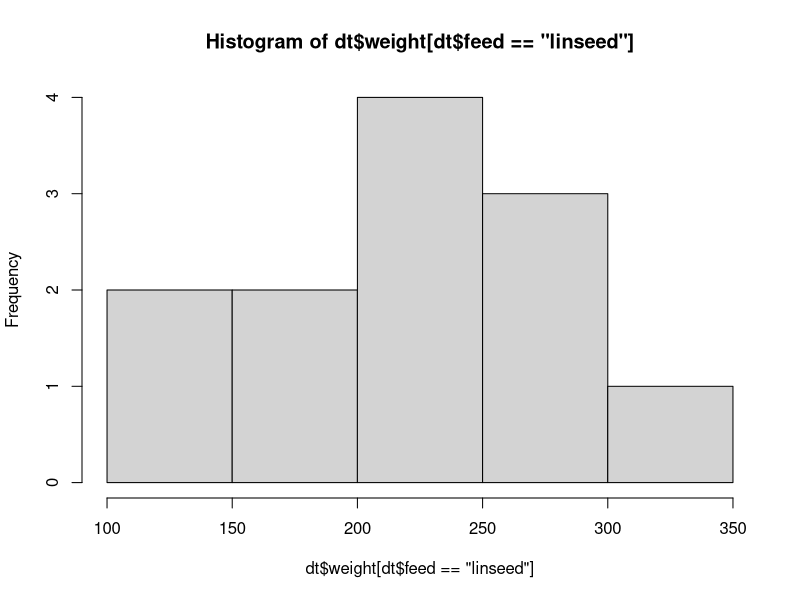
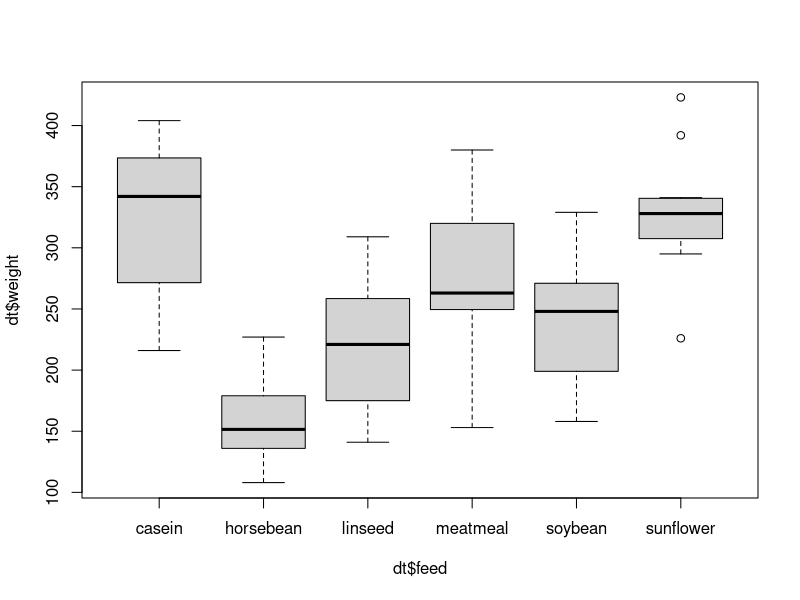
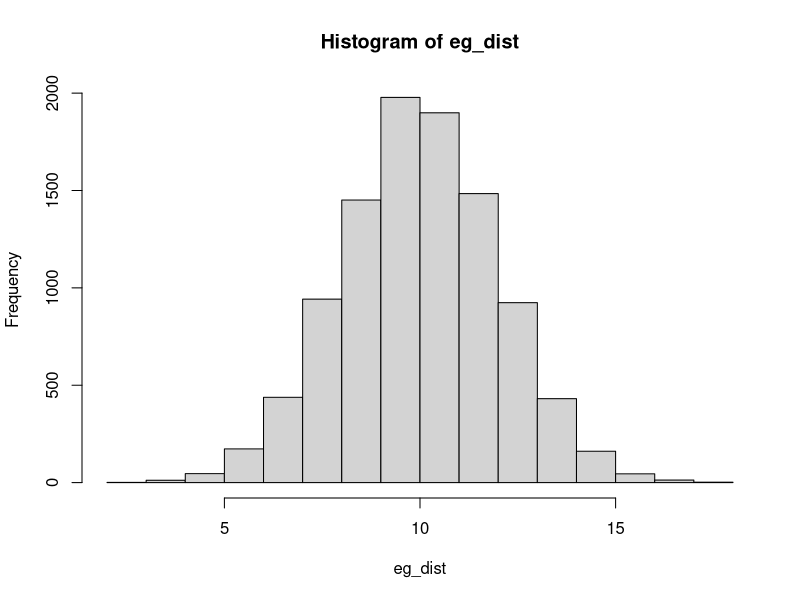
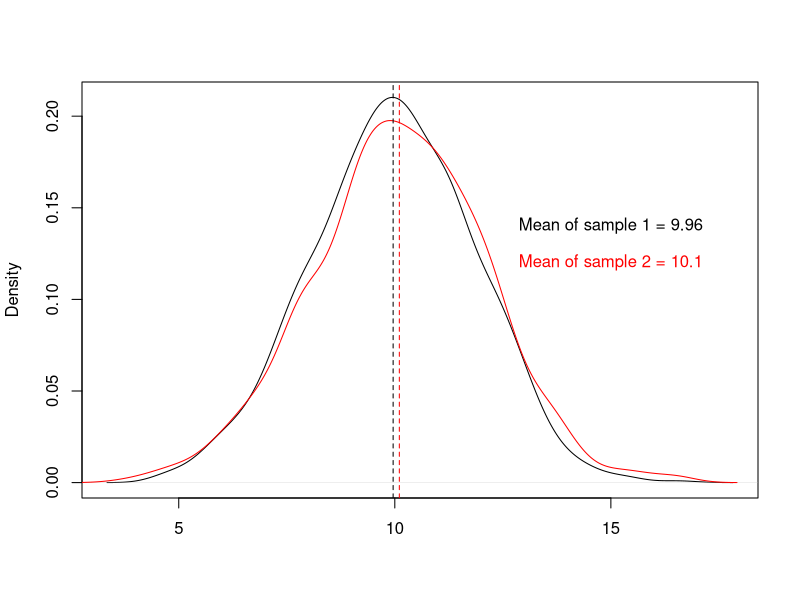
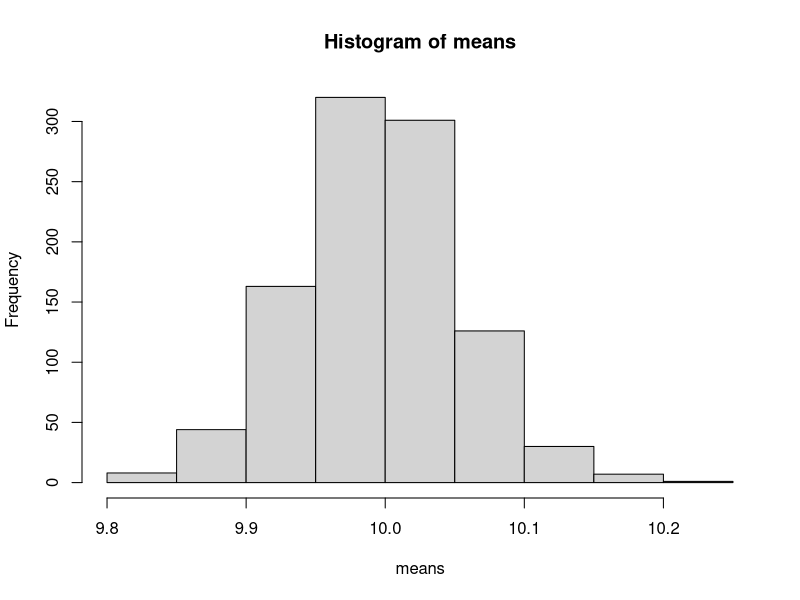
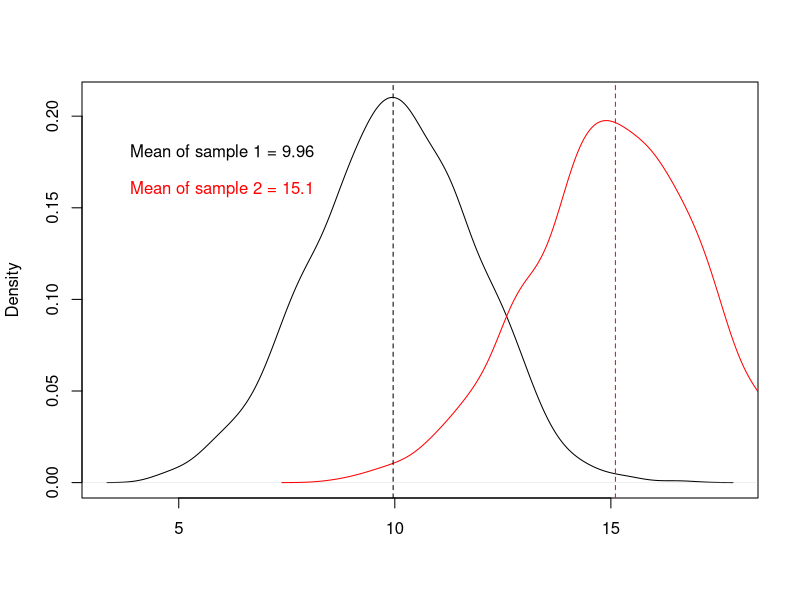
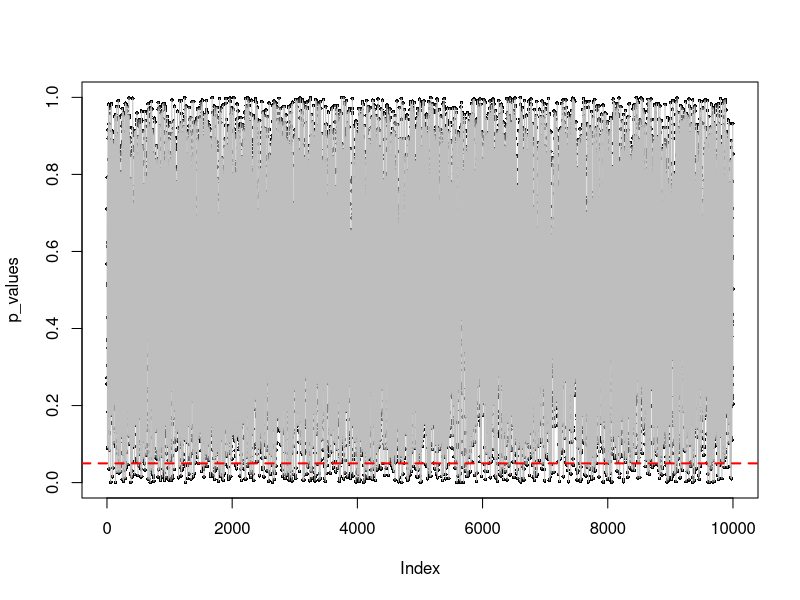
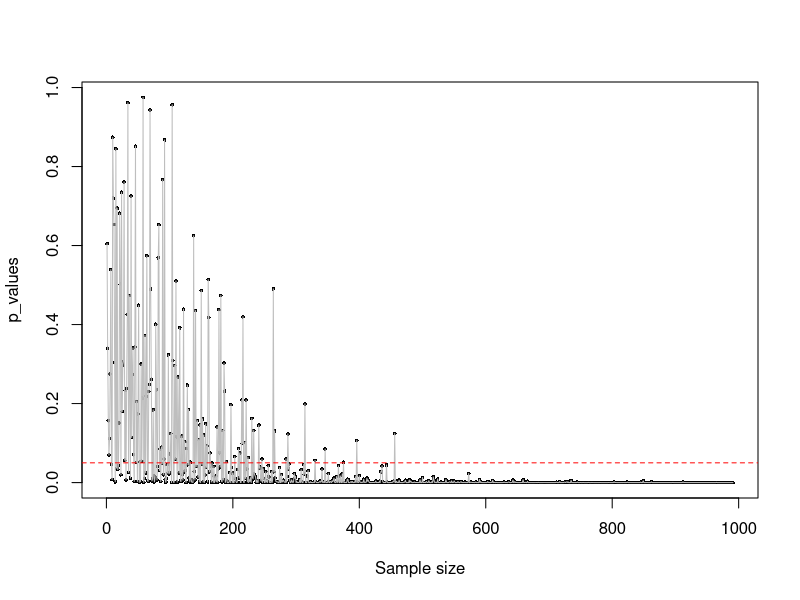

Source code (R) for these figures, in order:
## ---- chunk 1
#source("../bin/chunk-options.R")
#knitr_fig_path("12-")
## ---- chunk 2
dt = chickwts

summary(dt)
## ---- chunk 3
mean(dt$weight)
median(dt$weight)
sd(dt$weight)
min(dt$weight)
max(dt$weight)
range(dt$weight)
## ---- chunk 4
hist(dt$weight[dt$feed == 'linseed'])
## ---- chunk 5
boxplot(dt$weight ~ dt$feed)
## ---- chunk 6
#Create an example, random, normal distribution
set.seed(123) #endure reproducible output
eg_dist = rnorm(n = 10000, mean = 10, sd = 2)

#Plot the distribution,
hist(eg_dist)
## ---- chunk 7
#Take 2 random samples from the distibution,
set.seed(100)
sample1 = sample(eg_dist, size = 1000, replace = F)
set.seed(200)
sample2 = sample(eg_dist, size = 1000, replace = F)

#Plot the samples,
plot(density(sample1), main = '', xlab = '')
lines(density(sample2), col = 'red')
abline(v=mean(sample1), lty = 'dashed')
abline(v=mean(sample2), lty = 'dashed', col = 'red')
text(15, 0.14, paste0('Mean of sample 1 = ', round(mean(sample1),2)))
text(15, 0.12, paste0('Mean of sample 2 = ', round(mean(sample2),2)), col = 'red')
## ---- chunk 8
t.test(sample1, sample2)
## ---- chunk 9
means = vector()
i=1

#Create a while loop,
while(i<=1000) {
  
  sample_temp = sample(eg_dist, size = 1000, replace = F)
  mean_temp = mean(sample_temp)
  means = c(means, mean_temp)
  i=i+1
  
}

hist(means)
## ---- chunk 10
#Take 2 random samples from the distribution,
set.seed(123)
eg_dist1 = rnorm(n = 10000, mean = 10, sd = 2)
set.seed(123)
eg_dist2 = rnorm(n = 10000, mean = 15, sd = 2)

set.seed(100)
sample1 = sample(eg_dist1, size = 1000, replace = F)
set.seed(200)
sample2 = sample(eg_dist2, size = 1000, replace = F)

#Plot the samples,
plot(density(sample1), main = '', xlab = '')
lines(density(sample2), col = 'red')
abline(v=mean(sample1), lty = 'dashed')
abline(v=mean(sample2), lty = 'dashed', col = 'red')
text(6, 0.18, paste0('Mean of sample 1 = ', round(mean(sample1),2)))
text(6, 0.16, paste0('Mean of sample 2 = ', round(mean(sample2),2)), col = 'red')
## ---- chunk 11
t.test(sample1, sample2)
## ---- chunk 12
p_values = vector()
i=1

#Create a while loop,
while(i<=10000) {
  
  sample1_temp = sample(eg_dist, size = 100, replace = F)
  sample2_temp = sample(eg_dist, size = 100, replace = F)
  t_test_result = t.test(sample1_temp, sample2_temp)
  p_value = t_test_result$p.value
  p_values = c(p_values, p_value)
  i=i+1
  
}

plot(p_values, pch = 16, cex = 0.5)
lines(p_values, col = 'grey')
abline(h=0.05, col = 'red', lty = 'dashed', lwd = 2)
## ---- chunk 13
p_value_table = table(p_values < 0.05)
p_value_table
p_value_table[2] / p_value_table[1]
## ---- chunk 14
#Take 2 random samples from the distribution,
set.seed(123)
eg_dist1 = rnorm(n = 10000, mean = 10, sd = 2)
set.seed(123)
eg_dist2 = rnorm(n = 10000, mean = 10.5, sd = 2)

p_values = vector()
i=10

#Create a while loop,
while(i<=1000) {
  
  sample1_temp = sample(eg_dist1, size = i, replace = F)
  sample2_temp = sample(eg_dist2, size = i, replace = F)
  t_test_result = t.test(sample1_temp, sample2_temp)
  p_value = t_test_result$p.value
  p_values = c(p_values, p_value)
  i=i+1
  
}

plot(p_values, pch = 16, cex = 0.5, xlab = 'Sample size')
lines(p_values, col = 'grey')
abline(h=0.05, col = 'red', lty = 'dashed')
## ---- chunk 15
set.seed(15)
x = rnorm(10e6, mean = 5, sd = 2) #Create a population with a mean of 5 and standard deviation of 2

hist(x, 
     main = 'C-Reactive Protein levels in healthy UK adults',
     col = 'grey',
     xlab = 'CRP (mg/l)',
     border = 'black')

abline(v=mean(x), lwd = 3, col = 'red')

set.seed(10)
samples = sample(x, 10)

abline(v=samples, col = 'blue', lwd = 1, lty = 'dashed')
## ---- chunk 16
hist(x, 
     main = 'C-Reactive Protein levels in healthy UK adults',
     col = 'grey',
     xlab = 'CRP (mg/l)',
     border = 'black')

abline(v=mean(x), lwd = 3, col = 'red')
abline(v=mean(samples), col = 'blue', lwd = 2)
## ---- chunk 17
hist(x, 
     main = 'C-Reactive Protein levels in healthy UK adults',
     col = 'white',
     xlab = 'CRP (mg/l)',
     border = 'white')

abline(v=mean(samples), col = 'blue', lwd = 2)
## ---- chunk 18
i=1
means = vector()
sds = vector()

while (i<1e3) {
  
  s_temp = sample(x, 50)
  m_temp = mean(s_temp)
  sd_temp = sd(s_temp)
  means = c(means, m_temp)
  sds = c(sds, sd_temp)
  i=i+1
  
}

hist(means, main = '1e3 Sample Means (n=50)',
     xlab = "CRP Sample Means",
     col = 'yellow')

abline(v = mean(means),
       lwd = 3,
       col = 'red')
## ---- chunk 19
hist(x, 
     main = 'C-Reactive Protein levels in healthy UK adults',
     col = 'grey',
     xlab = 'CRP (mg/dl)',
     border = 'black')

abline(v=mean(x), lwd = 3, col = 'red')
abline(v=mean(samples), col = 'blue', lwd = 2)

ci = 1.96 * (sd(samples)/sqrt(length(samples)))

abline(v=mean(samples)+ci, lwd = 3, col = 'blue', lty = 'dashed')
abline(v=mean(samples)-ci, lwd = 3, col = 'blue', lty = 'dashed')
## ---- chunk 20
cohens_d = 5/6
cohens_d
## ---- chunk 21
library(pwr)

pwr.t.test(d=cohens_d,
           power=0.8,
           sig.level=0.05,
           type="paired",
           alternative="two.sided")
## ---- chunk 22
# set.seed(5)
# batch1 = rnorm(n = 100, mean = 56.85, sd = 23.2)
# set.seed(3)
# batch2 = rnorm(n = 100, mean = 52.50, sd = 22.4)
# set.seed(5)
# batch3 = rnorm(n = 100, mean = 56.85, sd = 1.3)
# set.seed(3)
# batch4= rnorm(n = 100, mean = 52.50, sd = 0.9)
# 
# write.csv(batch1, 'stats_example_batch1.csv', row.names = F)
# write.csv(batch2, 'stats_example_batch2.csv', row.names = F)
# write.csv(batch3, 'stats_example_batch3.csv', row.names = F)
# write.csv(batch4, 'stats_example_batch4.csv', row.names = F)
